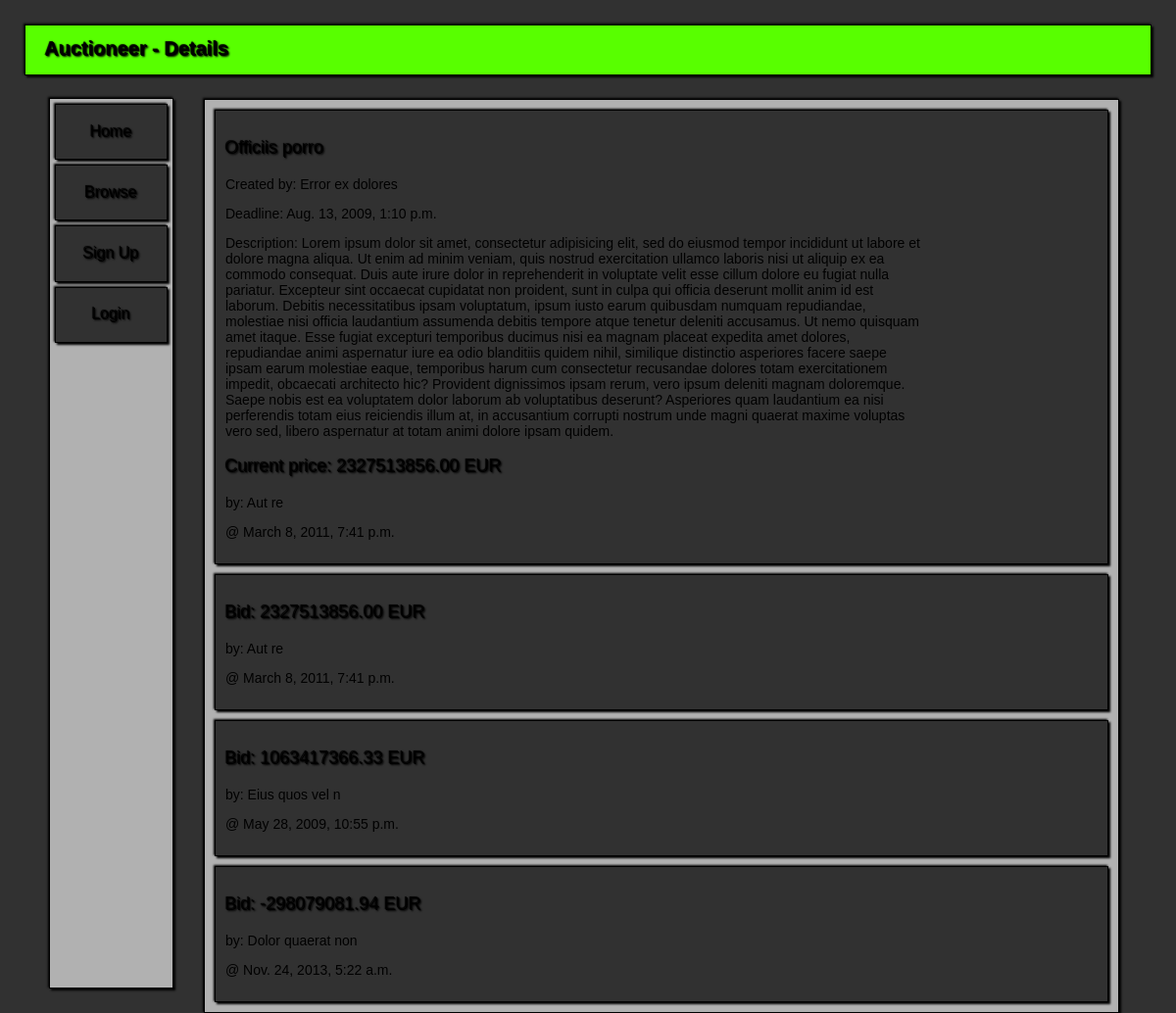
The app's page /auctioneer/auctions/72/, older data.
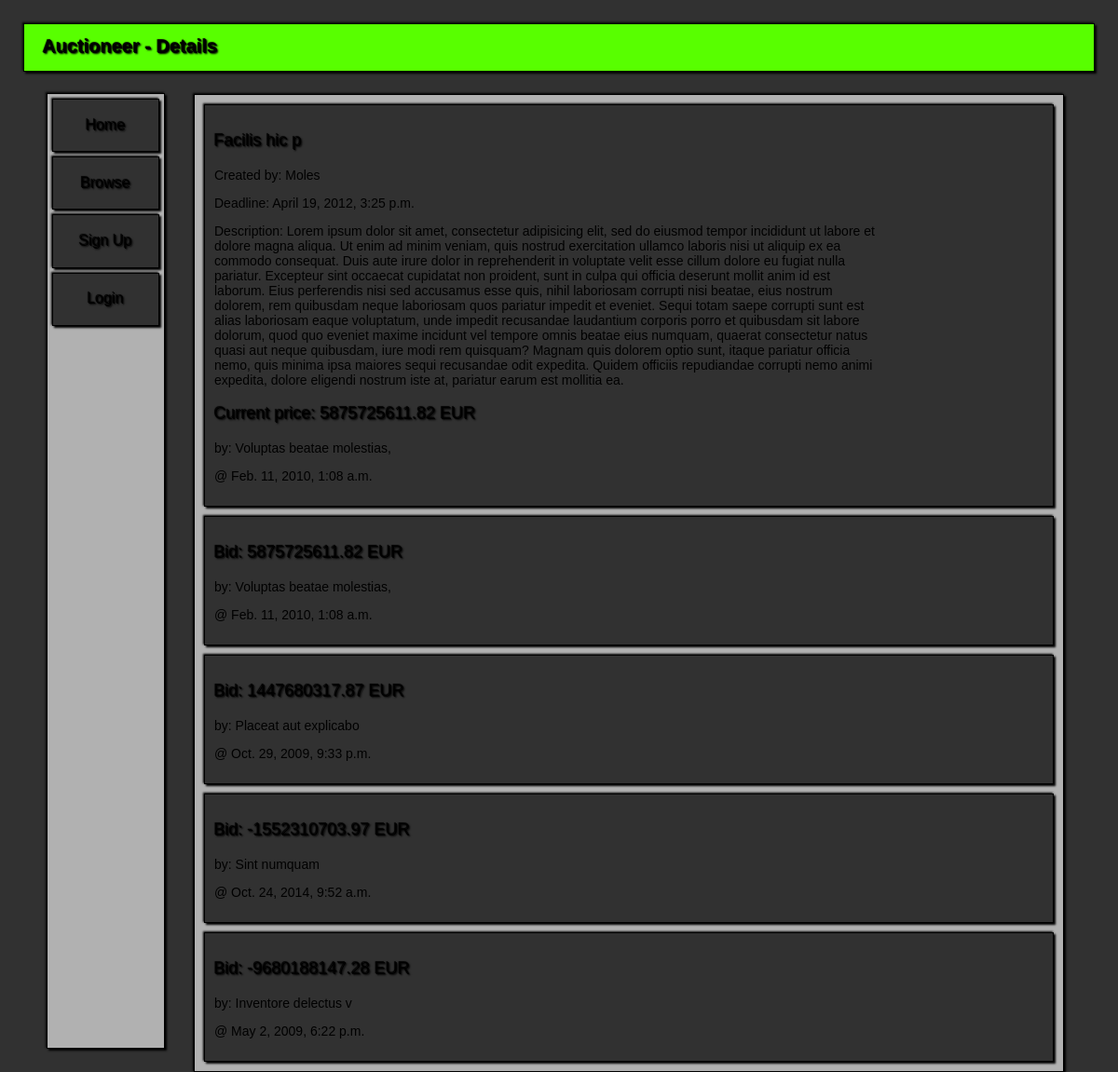
The same page, newer data.
### Auctioneer/models.py (models this page shows, shortened)
class Auctions(models.Model):
    seller = models.ForeignKey(User)
    title = models.CharField(null=False, max_length=30)
    description = models.TextField(max_length=150)
    version = models.PositiveIntegerField(default=0)
    startingPrice = models.DecimalField(default=0.00, max_digits=12, decimal_places=2,
                                        validators=[MinValueValidator(Decimal('0.00'))])
    startDate = models.DateTimeField(null=False)
    stopDate = models.DateTimeField(null=False)
    banned = models.BooleanField(default=False)
    resolved = models.BooleanField(default=False)
    class Meta:
        permissions = (('ban_auctions', 'Can ban auctions'),)
        ordering = ['startDate']
    @classmethod
    def get_by_id(cls, auction_id):
        try:
            return cls.objects.get(id=auction_id)
        except:
            return None

class Bids(models.Model):
    auction = models.ForeignKey(Auctions)
    bidder = models.ForeignKey(User)
    amount = models.DecimalField(max_digits=12, decimal_places=2, validators=[MinValueValidator(Decimal('0.00'))])
    timestamp = models.DateTimeField()
    class Meta:
        ordering = ['-amount']

### Auctioneer/views.py (the view)
# urls.py: url(r'^auctioneer/auctions/(?P<auction_id>\d+)/$', details),
def details(request, auction_id):
    auction = Auctions.get_by_id(auction_id)
    is_logged_in = request.user.is_authenticated()
    if auction is not None:
        return render_to_response('details.html', {'title': 'Details', 'is_logged_in': is_logged_in,
                                                   'content': auction},
                                  context_instance=RequestContext(request))
    else:
        return render_to_response('message.html', {'title': 'Not found!', 'is_logged_in': is_logged_in,
                                                   'message': 'No such auction found!'},
                                  context_instance=RequestContext(request))

### templates/details.html (shortened to what this page needs)
{% load staticfiles %}
<!DOCTYPE HTML PUBLIC "-//W3C//DTD HTML 4.01 //EN" "http://www.w3.org/TR/html4/strict.dtd">
<html>
	<head>
		<link href="{% static "style_main.css"%}" rel="stylesheet" type="text/css">
	</head>
	<body>
		<div id=Container>
			<div id=PrimaryMenu>
				<h1>Auctioneer - {{ title }}</h1>
			</div>
            {% include "links.html" %}
			<div id=TopPatch>
			</div>
			<div id=Content>
                {% with content as auction %}
                <div>
                    <h3>{{ auction.title }}</h3>
                    <p>Created by: {{ auction.seller }}</p>
                    <p>Deadline: {{ auction.stopDate }}</p>
                    <p>Description: {{ auction.description }}</p>
                    {% with auction.bids_set.all|first as top %}
                    {% if top %}
                    <h3>Current price: {{ top.amount }} EUR</h3>
                    <p>by: {{ top.bidder }}</p>
                    <p>@ {{ top.timestamp }}</p>
                    {% else %}
                    <h3>Current price: {{ content.startingPrice }} EUR</h3>
                    {% endif %}
                    {% endwith %}
                </div>
                {% for bid in auction.bids_set.all %}
                <div>
                    <h3>Bid: {{ bid.amount }} EUR</h3>
                    <p>by: {{ bid.bidder }}</p>
                    <p>@ {{ bid.timestamp }}</p>
                </div>
                {% empty %}
                <div>
                    <h3>No bids!</h3>
                </div>
                {% endfor %}
                {% endwith %}
    		</div>
		</div>
	</body>
</html>

Row changes from the older to the newer data that the page shows:
no longer on this page (row edited): Bids: amount "2327513856.00", bidder "Aut re", timestamp "March 8, 2011, 7:41 p.m."
no longer on this page (row edited): Bids: amount "1063417366.33", bidder "Eius quos vel n", timestamp "May 28, 2009, 10:55 p.m."
no longer on this page (row edited): Bids: amount "-298079081.94", bidder "Dolor quaerat non", timestamp "Nov. 24, 2013, 5:22 a.m."
changed Auctions: title "Officiis porro" → "Facilis hic p"; seller "Error ex dolores" → "Moles"; stopDate "Aug. 13, 2009, 1:10 p.m." → "April 19, 2012, 3:25 p.m."; description "…anim id est laborum. Debitis necessitatibus ipsam voluptatum, ipsum iusto earum quibusdam numquam repudiandae, molestiae nisi officia laudantium assumenda debitis tempore atque tenetur deleniti accusamus. Ut nemo quisquam amet itaque. Esse fugiat excepturi temporibus ducimus nisi ea magnam placeat expedita amet dolores, repudiandae animi aspernatur iure ea odio blanditiis quidem nihil, similique distinctio asperiores facere saepe ipsam earum molestiae eaque, temporibus harum cum consectetur recusandae dolores totam exercitationem impedit, obcaecati architecto hic? Provident dignissimos ipsam rerum, vero ipsum deleniti magnam doloremque. Saepe nobis est ea voluptatem dolor laborum ab…" → "…anim id est laborum. Eius perferendis nisi sed accusamus esse quis, nihil laboriosam corrupti nisi beatae, eius nostrum dolorem, rem quibusdam neque laboriosam quos pariatur impedit et eveniet. Sequi totam saepe corrupti sunt est alias laboriosam eaque voluptatum, unde impedit recusandae laudantium corporis porro et quibusdam sit labore dolorum, quod quo eveniet maxime incidunt vel tempore omnis beatae eius numquam, quaerat consectetur natus quasi aut neque quibusdam, iure modi rem quisquam? Magnam quis dolorem optio sunt, itaque pariatur officia nemo, quis minima ipsa maiores sequi recusandae odit expedita. Quidem officiis repudiandae corrupti nemo animi expedita, dolore eligendi nostrum…"
now on this page (row edited): Bids: amount "5875725611.82", bidder "Voluptas beatae molestias,", timestamp "Feb. 11, 2010, 1:08 a.m."
now on this page (row edited): Bids: amount "1447680317.87", bidder "Placeat aut explicabo", timestamp "Oct. 29, 2009, 9:33 p.m."
now on this page (row edited): Bids: amount "-1552310703.97", bidder "Sint numquam", timestamp "Oct. 24, 2014, 9:52 a.m."
now on this page (row edited): Bids: amount "-9680188147.28", bidder "Inventore delectus v", timestamp "May 2, 2009, 6:22 p.m."
